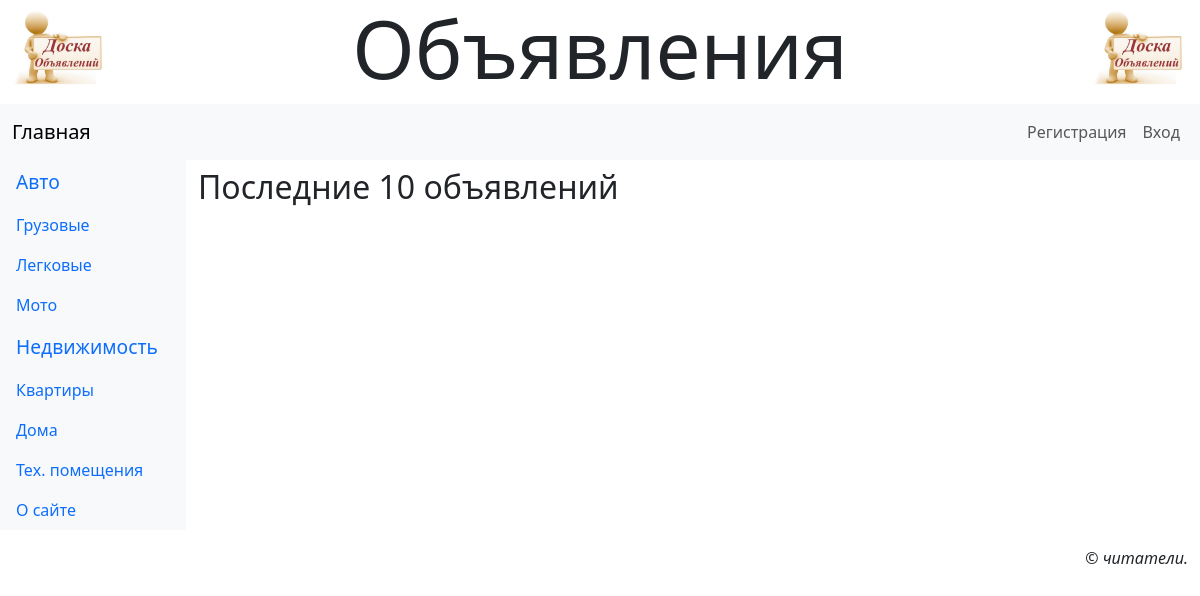
The app's page /, older data.
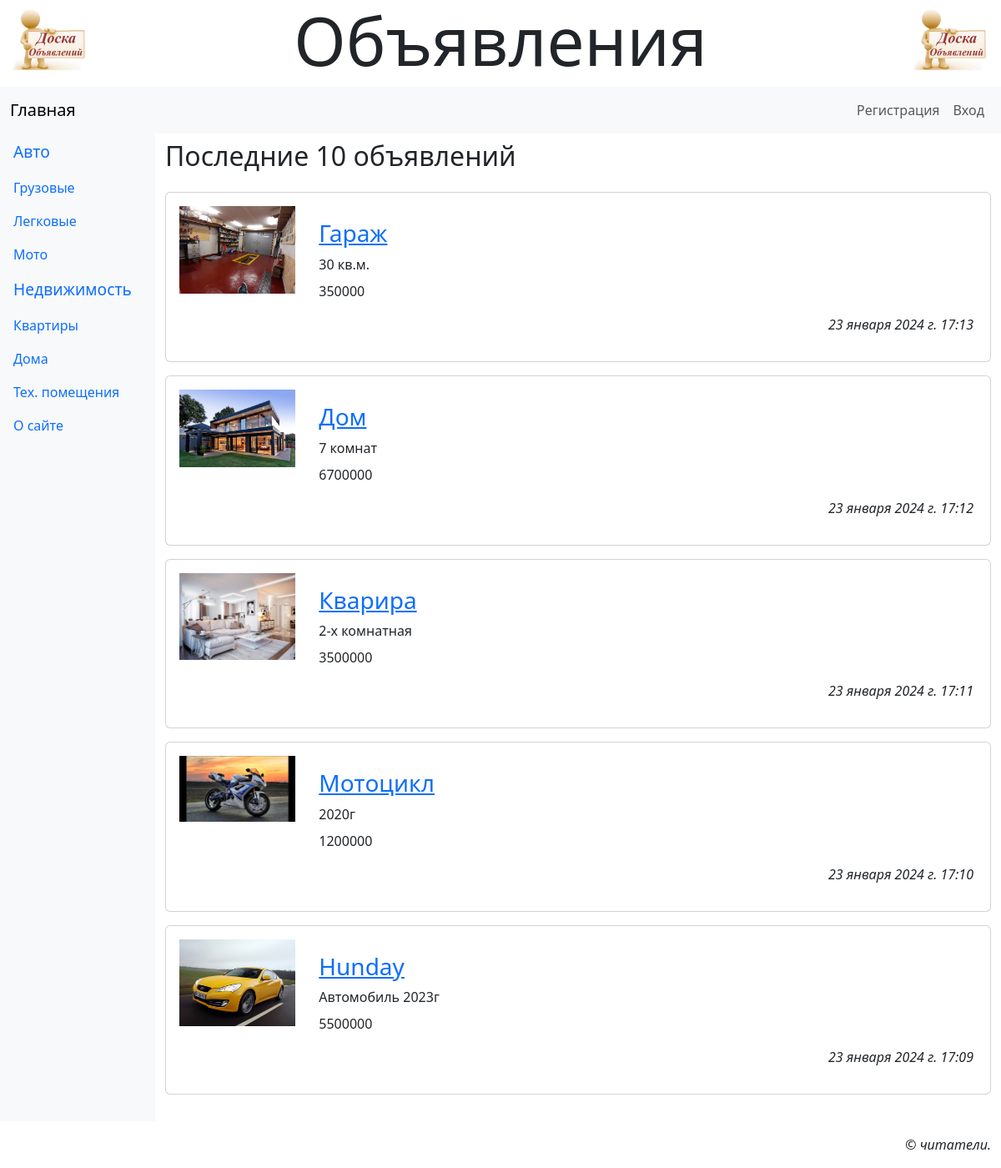
The same page, newer data.
### main/models.py (models this page shows, shortened)
class Rubric(models.Model):
    name = models.CharField(max_length=20, unique=True, verbose_name='Название')
    order = models.SmallIntegerField(default=0, db_index=True, verbose_name='Порядок')
    super_rubric = models.ForeignKey('SuperRubric', on_delete=models.PROTECT, null=True, blank=True,
                                     verbose_name='Надрубрика')

class Bb(models.Model):
    rubric = models.ForeignKey(SubRubric, on_delete=models.PROTECT, verbose_name='Рубрика')
    title = models.CharField(max_length=40, verbose_name='Товар')
    content = models.TextField(verbose_name='Описание')
    price = models.IntegerField(default=0, verbose_name='Цена')
    contacts = models.TextField(verbose_name='Контакты')
    image = models.ImageField(blank=True, verbose_name='Изображение', upload_to=get_timesamp_path)
    author = models.ForeignKey(AdvUser, on_delete=models.CASCADE, verbose_name='Автор')
    is_active = models.BooleanField(default=True, db_index=True, verbose_name='Выводить в списке?')
    created_at = models.DateTimeField(auto_now_add=True, db_index=True, verbose_name='Опубликовано')
    class Meta:
        verbose_name_plural = 'Объявления'
        verbose_name = 'Объявление'
        ordering = ['-created_at']

### main/views.py (the view)
# urls.py: path('', index, name='index'),
def index(request):
    bbs = Bb.objects.filter(is_active=True).select_related('rubric')[:10]
    context = {'bbs': bbs}
    return render(request, 'main/index.html', context)

### main/models.py (called while the page is built)
    def get_queryset(self):
        return super().get_queryset().filter(super_rubric__isnull=False)

### main/templates/main/index.html
{% extends 'layout/basic.html' %}
{% load thumbnail %}
{% load static %}
{% load django_bootstrap5 %}
{% block content %}
<h2>Последние 10 объявлений</h2>
    {% if bbs %}
        <div class="vstack gap-3 my-4">
            {% for bb in bbs %}
                <div class="card">
                    {% url 'main:bb_detail' rubric_pk=bb.rubric.pk pk=bb.pk as url %}
                    <div class="row p-3">
                        <a class="col-md-2" href="{{ url }}{{ all }}">
                            {% if bb.image %}
                                <img class="img-fluid" src="{% thumbnail bb.image 'default' %}">
                            {% else %}
                                <img class="img-fluid" src="{% static 'main/empty.jpg' %}">
                            {% endif %}
                        </a>
                        <div class="col-md-10 card-body">
                            <h3 class="card-title"><a href="{{ url }}{{ all }}">{{ bb.title }}</a> </h3>
                            <div class="card-text mb-2">
                                {{ bb.content }}
                            </div>
                            <p class="card-text fw-fold">{{ bb.price }}</p>
                            <p class="card-text text-end fst-italic">{{ bb.created_at }}</p>
                        </div>
                    </div>
                </div>
            {% endfor %}
        </div>
    {% endif %}
{% endblock %}

### main/templates/layout/basic.html (shortened to what this page needs)
{% load django_bootstrap5 %}
{% load static %}
<!DOCTYPE html>
<html lang="en">
<head>
    {% bootstrap_css %}
    <link rel="stylesheet" type="text/css" href="{% static 'main/style.css' %}">
</head>
<body class="container-fluid">
  <header class="mb4">
    <h1 class="display-1 text-center">Объявления</h1>
  </header>
  <nav class="row navbar navbar-expand-md bg-light">
    <div class="col container">
      <a class="navbar-brand" href="{% url 'main:index' %}">Главная</a>
      <div class="collapse navbar-collapse justify-content-end" id="navbarNav">
        <div class="navbar-nav">
          {% if user.is_authenticated %}
          <div class="nav-item dropdown">
            <a class="nav-link dropdown-toggle" data-bs-toggle="dropdown" href="#">Профиль</a>
            <div class="dropdown-menu" style="left:-125px">
              <a class="dropdown-item" href="{% url 'main:profile' %}">Мои объявления</a>
              <a class="dropdown-item" href="{% url 'main:profile_edit' %}">Изменить личные данные</a>
              <a class="dropdown-item" href="{% url 'main:password_edit' %}">Изменить пароль</a>
              <hr class="dropdown-divider">
              <form class="px-3" method="post" action="{% url 'main:logout' %}">
                {% csrf_token %}
                {% bootstrap_button 'Выйти' button_class='btn-danger' %}
              </form>
              <hr class="dropdown-divider">
              <a class="dropdown-item" href="{% url 'main:profile_delete' %}">Удалить</a>
            </div>
          </div>
          {% else %}
            <a class="nav-link" href="{% url 'main:register' %}">Регистрация</a>
            <a class="nav-link" href="{% url 'main:login' %}">Вход</a>
          {% endif %}
        </div>
      </div>
    </div>
  </nav>
  <div class="row">
    <nav class="col-md-auto nav flex-column bg-light">
      {% for rubric in rubrics %}
        {% ifchanged rubric.super_rubric.pk %}
          <span class="nav-link root">{{ rubric.super_rubric.name }}</span>
        {% endifchanged %}
        <a class="nav-link" href="{% url 'main:rubric_bbs' pk=rubric.pk %}">
          {{ rubric.name }}
        </a>
      {% endfor %}
      <a class="nav-link" href="{% url 'main:other' page='about' %}">О сайте</a>
    </nav>
    <main class="col py-2">
      {% block content %}
      {% endblock %}
    </main>
  </div>
  <footer class="mt-3">
    <p class="text-end fst-italic">&copy; читатели.</p>
  </footer>
</body>
</html>

### main/static/main/style.css (style rules this page uses)
header h1 { background: url("bg.jpg") left / auto 100% no-repeat, url(bg.jpg) right / auto 100% no-repeat; }
.root { font-size: larger; }

Row changes from the older to the newer data that the page shows:
added Bb: image (picture), title "Гараж", content "30 кв.м.", price "350000", created_at "23 января 2024 г. 17:13"
added Bb: image (picture), title "Дом", content "7 комнат", price "6700000", created_at "23 января 2024 г. 17:12"
added Bb: image (picture), title "Кварира", content "2-х комнатная", price "3500000", created_at "23 января 2024 г. 17:11"
added Bb: image (picture), title "Мотоцикл", content "2020г", price "1200000", created_at "23 января 2024 г. 17:10"
added Bb: image (picture), title "Hunday", content "Автомобиль 2023г", price "5500000", created_at "23 января 2024 г. 17:09"
